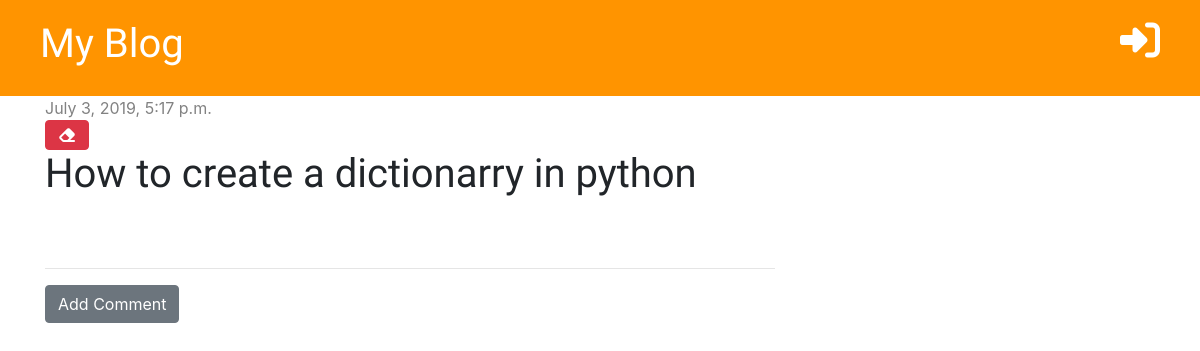
The app's page /post/8/, older data.
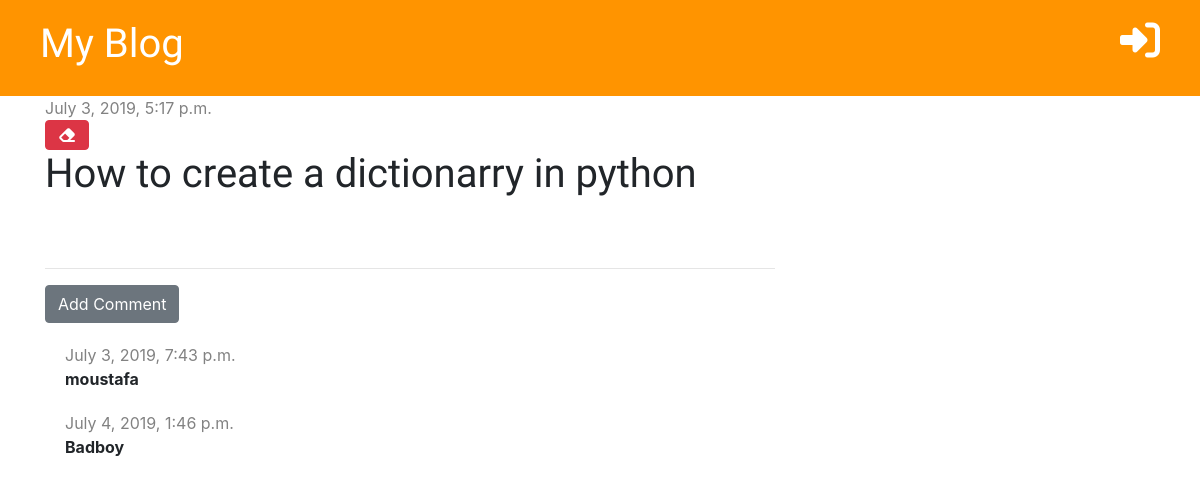
The same page, newer data.
### blog/models.py (models this page shows, shortened)
class Comment(models.Model):
    post = models.ForeignKey('blog.Post', on_delete=models.CASCADE, related_name='comments')
    author = models.CharField(max_length=200)
    created_date = models.DateTimeField(default=timezone.now)
    text = models.TextField()
    approved = models.BooleanField(default=False)

### blog/views.py (the view)
# urls.py: path('post/<int:pk>/', views.post_detail, name='post_detail'),
def post_detail(request, pk):
    posts = get_object_or_404(Post, pk=pk)
    stuff_for_frontend = {'posts': posts }
    return render(request, 'blog/post_detail.html', stuff_for_frontend)

### blog/templatetags/markdownify.py (called while the page is built)
@register.filter
def markdown(value):
    renderer = HighlightRenderer()
    markdown = mistune.Markdown(renderer=renderer)
    return markdown(value)

### blog/templates/blog/post_detail.html (shortened to what this page needs)
{% extends 'blog/base.html' %}
{% load markdownify %}
{% block content %}
    <div class="post">
        {% if posts.published_date %}
            <div class="date">
                {{ posts.published_date }}
            </div>
        {% else %}
            <a href="{% url 'post_publish' pk=posts.pk %}" class="btn btn-primary">Publish</a>
        {% endif %}
        <a href="{% url 'delete_post' pk=posts.pk %}" class="btn btn-danger" onclick="return confirm('Are sure you want to delete this post?')"><i class="fas fa-eraser"></i></a>
        <h1>{{ posts.title }}</h1>
    </div>
   <hr>
    <a href="{% url 'add_comment_to_post' pk=posts.pk %}" class="btn btn-secondary">Add Comment</a>
    {% for comment in posts.comments.all %}
        {% if user.is_superuser or comment.approved %}
        <div class="comment">
            <div class="date">
                {{ comment.created_date }}
            </div>
            <strong>{{ comment.author }}</strong>
        </div>
        {% endif %}
    {% empty %}
        <p>No comments yet...</p>
    {% endfor %}
{% endblock %}

Row changes from the older to the newer data that the page shows:
now on this page (row edited): Comment: created_date "July 3, 2019, 7:43 p.m.", author "moustafa"
now on this page (row edited): Comment: created_date "July 4, 2019, 1:46 p.m.", author "Badboy"
